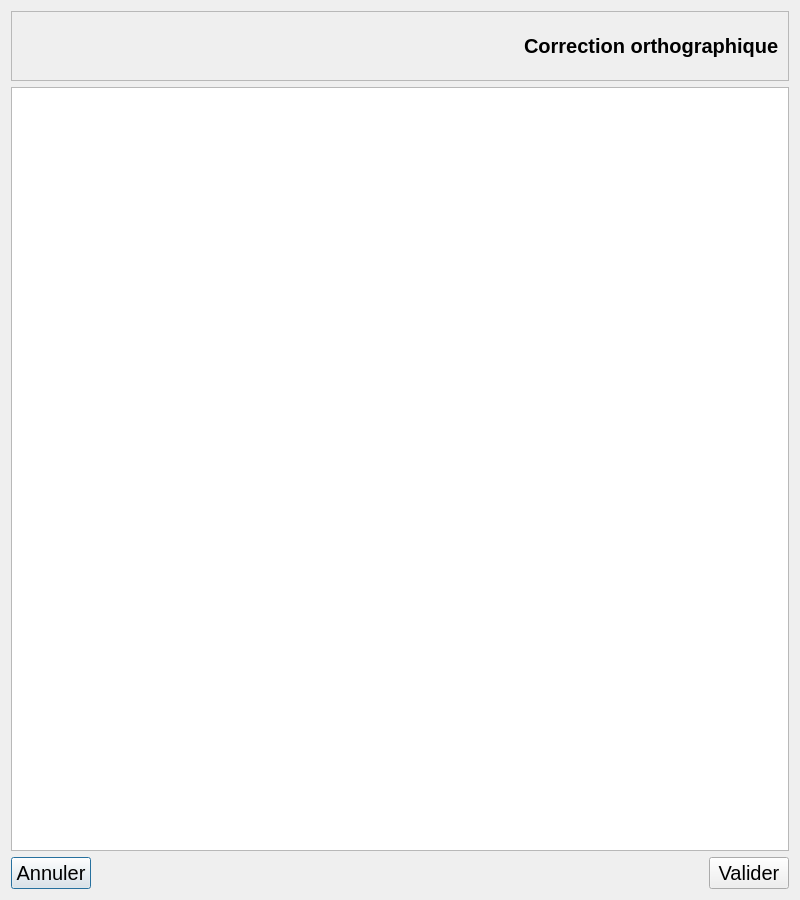
<?xml version="1.0" encoding="UTF-8"?>
<ui version="4.0">
 <class>gui_check_orthographe</class>
 <widget class="QDialog" name="gui_check_orthographe">
  <property name="geometry">
   <rect>
    <x>0</x>
    <y>0</y>
    <width>800</width>
    <height>900</height>
   </rect>
  </property>
  <property name="windowTitle">
   <string>Dialog</string>
  </property>
  <layout class="QVBoxLayout" name="verticalLayout">
   <item>
    <widget class="RoundedFrame" name="frame">
     <property name="frameShape">
      <enum>QFrame::Shape::StyledPanel</enum>
     </property>
     <property name="frameShadow">
      <enum>QFrame::Shadow::Raised</enum>
     </property>
     <layout class="QHBoxLayout" name="horizontalLayout_2">
      <item>
       <widget class="QLabel" name="LABEL_ICON_ORTHOGRAPHE">
        <property name="minimumSize">
         <size>
          <width>50</width>
          <height>50</height>
         </size>
        </property>
        <property name="maximumSize">
         <size>
          <width>50</width>
          <height>50</height>
         </size>
        </property>
        <property name="text">
         <string/>
        </property>
        <property name="pixmap">
         <pixmap resource="../asset/resource.qrc">:/icone/icon_linux.png</pixmap>
        </property>
        <property name="scaledContents">
         <bool>true</bool>
        </property>
       </widget>
      </item>
      <item>
       <spacer name="horizontalSpacer_2">
        <property name="orientation">
         <enum>Qt::Orientation::Horizontal</enum>
        </property>
        <property name="sizeHint" stdset="0">
         <size>
          <width>40</width>
          <height>20</height>
         </size>
        </property>
       </spacer>
      </item>
      <item>
       <widget class="QLabel" name="LABEL_TITLE_ORTHOGRAPHE">
        <property name="font">
         <font>
          <pointsize>15</pointsize>
          <bold>true</bold>
         </font>
        </property>
        <property name="text">
         <string>Correction orthographique</string>
        </property>
       </widget>
      </item>
     </layout>
    </widget>
   </item>
   <item>
    <widget class="MarkdownEditor" name="view_orthographe"/>
   </item>
   <item>
    <layout class="QHBoxLayout" name="horizontalLayout">
     <item>
      <widget class="APushButton" name="BTN_CANCEL">
       <property name="font">
        <font>
         <pointsize>15</pointsize>
        </font>
       </property>
       <property name="text">
        <string>Annuler</string>
       </property>
      </widget>
     </item>
     <item>
      <spacer name="horizontalSpacer">
       <property name="orientation">
        <enum>Qt::Orientation::Horizontal</enum>
       </property>
       <property name="sizeHint" stdset="0">
        <size>
         <width>40</width>
         <height>20</height>
        </size>
       </property>
      </spacer>
     </item>
     <item>
      <widget class="APushButton" name="BTN_INSERT">
       <property name="font">
        <font>
         <pointsize>15</pointsize>
        </font>
       </property>
       <property name="text">
        <string>Valider</string>
       </property>
      </widget>
     </item>
    </layout>
   </item>
  </layout>
 </widget>
 <customwidgets>
  <customwidget>
   <class>APushButton</class>
   <extends>QPushButton</extends>
   <header location="global">custom_widget/apushbutton.h</header>
  </customwidget>
  <customwidget>
   <class>RoundedFrame</class>
   <extends>QFrame</extends>
   <header location="global">custom_widget/roundedframe.h</header>
   <container>1</container>
  </customwidget>
  <customwidget>
   <class>MarkdownEditor</class>
   <extends>QPlainTextEdit</extends>
   <header location="global">custom_widget/markdowneditor.h</header>
  </customwidget>
 </customwidgets>
 <resources>
  <include location="../asset/resource.qrc"/>
 </resources>
 <connections/>
</ui>
